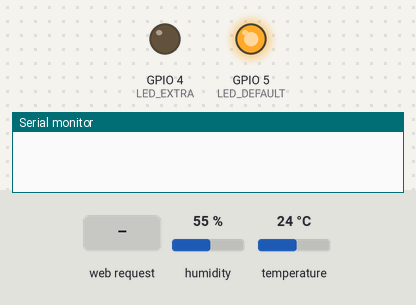
This sketch was run on a simulated ESP8266 (NodeMCU). Shown: output pins drawn as LEDs (lit = HIGH), the last lines printed to the serial monitor. The test bench sets the inputs (shaded band); at power-on: humidity 55 %, temperature 24 °C. WiFi joins after 1.5 s; servers stay silent unless stated.

Above: at 0.1 s.
At 3.0 s:
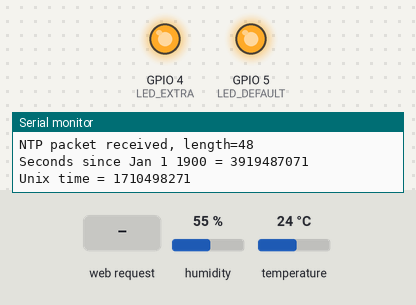
3.1 s: HTTP request GET / received
At 20.7 s:
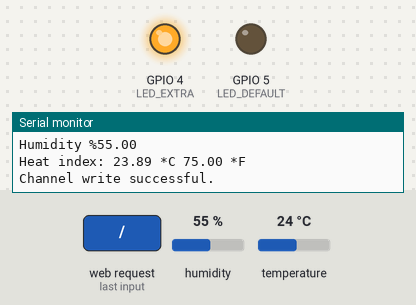
Timing chart, 0 to 21.8 s (numbered marks = the images above; inputs shaded):
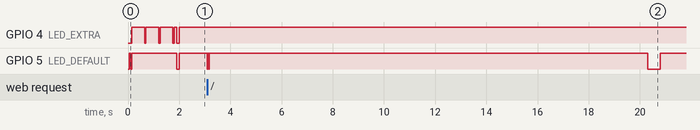

The sketch:

Roost_tempweb.ino
```cpp
// =============================================================================
// File: Roost_lab9.ino LEDs, serial, Wifi, web, OLED, NTP, temp, motion, distance, data
// Desc: Roost! An open source implementaion of a temperature and motion
//       monitoring station based on an ESP8266 with temperature, humidity,
//       motion and distance sensors.
//
//       This code is in the public domain
// =============================================================================

// -----------------------------------------------------------------------------
// LED control:  code for dealing with the LEDs for the "Roost!" project
//

// default led on pin 5 (also onboard led)
#define LED_DEFAULT 5
// extra led on pin 4
#define LED_EXTRA 4
// both pins
#define LED_BOTH -1

void led_setup() {
  pinMode(LED_DEFAULT, OUTPUT);
  pinMode(LED_EXTRA, OUTPUT);

  digitalWrite(LED_DEFAULT, LOW);
  digitalWrite(LED_EXTRA, LOW);

  led_blink(LED_DEFAULT, 50);
  led_blink(LED_EXTRA, 50);
  led_blink(LED_BOTH, 50);
}

// -------------------------------------
// blink the led on pin l for d milliseconds
// -------------------------------------
void led_blink(int l, int d){
  // If led not specified then use default
  if (l != LED_EXTRA && l != LED_BOTH) { l = LED_DEFAULT; }

  // minimum blink is 10 millis
  if (d<10) { d=10; }

  // maximum blink is 5 seconds
  if (d>5000) { d=5000; }

  // blink on
  if (l == LED_BOTH) {
    digitalWrite(LED_DEFAULT, LOW);
    digitalWrite(LED_EXTRA, LOW);
  } else {
    digitalWrite(l, LOW);
  }

  // pause ...
  delay(d);

  // blink off
  if (l == LED_BOTH) {
    digitalWrite(LED_DEFAULT, HIGH);
    digitalWrite(LED_EXTRA, HIGH);
  } else {
    digitalWrite(l, HIGH);
  }
}

// -----------------------------------------------------------------------------
// Wifi Control: code for dealing with WiFi for the "Roost!" project
//               requires ESP8266 WiFi libraries
//               https://github.com/esp8266/Arduino
//
#include <ESP8266WiFi.h>
#include "secrets.h"

// Notre Dame public WiFi
// -------------------------------------
const char* ssid = WIFI_SSID;
const char* password = WIFI_PASS;

char wifi_ipaddr[21] = {};

// convert int to dotted quad. thanks stackoverflow.com
void wifi_format_ip(){
  uint32_t ip=WiFi.localIP();
  unsigned char bytes[4];

  bytes[0] = ip & 0xFF;
  bytes[1] = (ip >> 8) & 0xFF;
  bytes[2] = (ip >> 16) & 0xFF;
  bytes[3] = (ip >> 24) & 0xFF;
  sprintf(wifi_ipaddr, "IP %d.%d.%d.%d", bytes[0], bytes[1], bytes[2], bytes[3]);
}

void wifi_setup(){
  unsigned long wifi_timeout = 0;
  //Fire up the wifi
  WiFi.begin(ssid, password);
  Serial.println("");
  Serial.println("WiFi.begin");

  // Wait for connection
  while (WiFi.status() != WL_CONNECTED) {
    if(millis() - wifi_timeout > 10000) {
      Serial.println("");
      Serial.print("trying again on SSID: ");
      Serial.println(ssid);

      wifi_timeout = millis();
      WiFi.begin(ssid, password);
    }
    delay(500);
    Serial.print("o");
    led_blink(LED_EXTRA, 50);
  }

  Serial.println("");
  Serial.print("Connected to ");
  Serial.println(ssid);

  wifi_format_ip();
  Serial.print(" network on IP address: ");
  Serial.println(wifi_ipaddr);
}

// -----------------------------------------------------------------------------
// DHT22 Control: Digital humididy and temperature sensor
//       code for dealing with the DHT22 sensor for the "Roost!" project
//       requires DHT_sensor_library from Adafruit
//       assumes Serial is enabled
//       https://github.com/adafruit/Adafruit_Sensor
//       https://github.com/adafruit/DHT-sensor-library
//
#include <DHT.h>

// put the DHT22 on pin 12
#define DHTPIN 12
#define DHTTYPE DHT22

// Digital Humidity Temperature Sensor
DHT dht(DHTPIN, DHTTYPE);

// Temperature, humidity and heat index variables
float h=0,t=0,f=0,hic=0,hif=0;

void dht_clear(){ h=t=f=hic=hif=0; }

void dht_setup(){ dht_clear(); }

// -------------------------------------
// take a reading from the DHT22
// -------------------------------------
void dht_read() {
  // shamelessly adapted from DHTtester.ino in Adafruit library examples
  dht_clear();

  // Reading temperature or humidity takes about 250 milliseconds!
  // Sensor readings may also be up to 2 seconds 'old' (its a very slow sensor)
  h = dht.readHumidity();

  // Read temperature as Celsius (the default)
  t = dht.readTemperature();

  // Read temperature as Fahrenheit (isFahrenheit = true)
  f = dht.readTemperature(true);

  // Check if any reads failed and exit early (to try again).
  if (isnan(h) || isnan(t) || isnan(f)) {
    // Failed to read from DHT sensor
    led_blink(LED_DEFAULT, 50);
    h=t=f=hic=hif=0;

  } else {
    // Compute heat index in Fahrenheit (the default)
    hif = dht.computeHeatIndex(f, h);

    // Compute heat index in Celsius (isFahreheit = false)
    hic = dht.computeHeatIndex(t, h, false);
  }
}

// -----------------------------------------------------------------------------
// Network time protocol: code for dealing with NTP for the "Roost!" project
//                        shamelessly adapted from NTPClient example in ESP8266 library
//                        requires ESP8266 WiFi libraries
//                        https://github.com/esp8266/Arduino
//
#include <WiFiUdp.h>

unsigned int  ntp_local_port = 2390;              // local port to listen for UDP packets
IPAddress     ntp_server_ip;                      // time.nist.gov NTP server address
const char*   ntp_server_name = "time.nist.gov";  //
const int     NTP_PACKET_SIZE = 48;               // NTP time stamp is in the first 48 bytes of the message
byte          ntp_packet_buffer[NTP_PACKET_SIZE]; // buffer to hold incoming and outgoing packets
long          ntp_epoch_in_seconds = 0;           // unix time
long          ntp_received_epoch = 0;             // unix time upon last receive from NTP server
long          ntp_received_millis = 0;            // millis() upon last receive from NTP server
bool          ntp_packet_received = false;        // ntp request state
char*         ntp_hms = "00:00:00";               // HH:MM:SS

// A UDP instance to let us send and receive packets over UDP
WiFiUDP udp;

// convert epoch in seconds to HH:MM:SS
char* ntp_epoch2hms(unsigned long epoch)
{
  char* hms = "00:00:00";

  // print the hour, minute and second:
  unsigned long hh=((epoch % 86400L) / 3600);
  unsigned long mm=((epoch % 3600) / 60);
  unsigned long ss=(epoch % 60);

  sprintf(hms, "%02d:%02d:%02d", hh, mm, ss);
  return(hms);
}

void ntp_setup()
{
  Serial.println("Starting UDP");
  udp.begin(ntp_local_port);
  Serial.print("Local port: ");
  Serial.println(udp.localPort());
}

void ntp_send_request()
{
  // get a random server from the pool
  WiFi.hostByName(ntp_server_name, ntp_server_ip);

  // send an NTP packet to a time server
  ntp_send_packet();
}

void ntp_read_response()
{
  int cb = udp.parsePacket();
  if (!cb) {
    ntp_packet_received = false;
    Serial.println("NTP no packet yet");
    delay(45); // wait at least 40ms to prevent too much serial noise
  } else {
    ntp_packet_received = true;
    Serial.print("NTP packet received, length=");
    Serial.println(cb);

    // We've received a packet, read the data from it
    udp.read(ntp_packet_buffer, NTP_PACKET_SIZE); // read the packet into the buffer

    // the timestamp starts at byte 40 of the received packet and is four bytes,
    // or two words, long. First, esxtract the two words:
    unsigned long highWord = word(ntp_packet_buffer[40], ntp_packet_buffer[41]);
    unsigned long lowWord = word(ntp_packet_buffer[42], ntp_packet_buffer[43]);

    // combine the four bytes (two words) into a long integer
    // this is NTP time (seconds since Jan 1 1900):
    unsigned long secsSince1900 = highWord << 16 | lowWord;
    Serial.print("Seconds since Jan 1 1900 = " );
    Serial.println(secsSince1900);

    // now convert NTP time into everyday time:
    Serial.print("Unix time = ");
    // Unix time starts on Jan 1 1970. In seconds, that's 2208988800:
    const unsigned long seventyYears = 2208988800UL;
    // subtract seventy years:
    ntp_epoch_in_seconds = secsSince1900 - seventyYears;

    // hold on to epoch and processor time at NTP receive
    ntp_received_epoch = ntp_epoch_in_seconds;
    ntp_received_millis = millis();

    // print Unix time:
    Serial.println(ntp_epoch_in_seconds);
    led_blink(LED_BOTH, 100);
    ntp_hms = ntp_epoch2hms(ntp_epoch_in_seconds);
  }
}

// send an NTP request to the time server at the given address
unsigned long ntp_send_packet()
{
  Serial.println("NTP packet sent...");
  // set all bytes in the buffer to 0
  memset(ntp_packet_buffer, 0, NTP_PACKET_SIZE);

  // Initialize values needed to form NTP request
  ntp_packet_buffer[0] = 0b11100011;   // LI, Version, Mode
  ntp_packet_buffer[1] = 0;            // Stratum, or type of clock
  ntp_packet_buffer[2] = 6;            // Polling Interval
  ntp_packet_buffer[3] = 0xEC;         // Peer Clock Precision
  // 8 bytes of zero for Root Delay & Root Dispersion
  ntp_packet_buffer[12]  = 49;
  ntp_packet_buffer[13]  = 0x4E;
  ntp_packet_buffer[14]  = 49;
  ntp_packet_buffer[15]  = 52;

  // all NTP fields have been given values, now
  // you can send a packet requesting a timestamp
  // NTP requests are to port 123
  udp.beginPacket(ntp_server_ip, 123);
  udp.write(ntp_packet_buffer, NTP_PACKET_SIZE);
  udp.endPacket();
  ntp_packet_received = false;
}

// -----------------------------------------------------------------------------
// Serial output: code for dealing with serial output for the "Roost!" project
//

// ESP native speed
#define SERIAL_BAUD 115200

void serial_setup(){
  Serial.begin(SERIAL_BAUD);
  Serial.println("Roost initializing!");
}

void serial_roost() {
  Serial.println("------------------------------");

  Serial.print("WiFi address: ");
  Serial.println(wifi_ipaddr);

  Serial.print("current epoch: ");
  Serial.println(ntp_epoch_in_seconds);

  Serial.print("GMT: ");
  Serial.println(ntp_hms);

  Serial.print("Temperature: ");
  Serial.print(t);
  Serial.print(" *C ");
  Serial.print(f);
  Serial.println(" *F");

  Serial.print("Humidity %");
  Serial.println(h);

  Serial.print("Heat index: ");
  Serial.print(hic);
  Serial.print(" *C ");
  Serial.print(hif);
  Serial.println(" *F\t");

}

// -----------------------------------------------------------------------------
// Web output:  code for dealing with internet for the "Roost!" project
//              requires ESP8266 WiFi libraries
//              https://github.com/esp8266/Arduino
//
#include <WiFiClient.h>
#include <ESP8266WebServer.h>

// Web server
ESP8266WebServer web_server(80);

// web blink pattern
void web_blink(){
  led_blink(LED_DEFAULT, 10);
  delay(50);
  led_blink(LED_DEFAULT, 10);
}

// root web page
void web_handle_root() {
  web_server.send(200, "text/plain", "Try /roost");
  web_blink();
}

// 404
void web_handle_404(){
  String message = "404 File Not Found\n\n";
  message += "URI: ";
  message += wifi_ipaddr;
  message += web_server.uri();
  message += "\nMethod: ";
  message += (web_server.method() == HTTP_GET)?"GET":"POST";
  message += "\nArguments: ";
  message += web_server.args();
  message += "\n";
  for (uint8_t i=0; i< web_server.args(); i++){
    message += " " + web_server.argName(i) + ": " + web_server.arg(i) + "\n";
  }
  web_server.send(404, "text/plain", message);
  web_blink();
}

// display roost data on the web
void web_handle_roost(){
  char x[64] = {};
  String message = "Roost!\n";

  sprintf(x, "\nCurrent epoch: %d", ntp_epoch_in_seconds);
  message += x;

  // GMT
  message += "\nGMT: ";
  message += ntp_hms;

  // whoa! Arduino did not implement %f in sprintf
  // this is one of two workarounds (better because
  // it handles negative numbers)
  strcpy(x, "\nTemp C: ");
  dtostrf(t, 2, 2, &x[strlen(x)]);
  message += x;

  strcpy(x, "\nTemp F: ");
  dtostrf(f, 2, 2, &x[strlen(x)]);
  message += x;

  strcpy(x, "\nHumidity %");
  dtostrf(h, 2, 2, &x[strlen(x)]);
  message += x;

  strcpy(x, "\nHeat Index C: ");
  dtostrf(hic, 2, 2, &x[strlen(x)]);
  message += x;

  strcpy(x, "\nHeat Index F: ");
  dtostrf(hif, 2, 2, &x[strlen(x)]);
  message += x;

  web_server.send(200, "text/plain", message);
  web_blink();

}

void web_setup(){
  // base page
  web_server.on("/", web_handle_root);

  // roost page
  web_server.on("/roost", web_handle_roost);

  // no page at all
  web_server.onNotFound(web_handle_404);

  // Start the web
  web_server.begin();
  Serial.println("HTTP server started");
}

// -----------------------------------------------------------------------------
// IoT output:  code for dealing with ThingSpeak for the "Roost!" project
//              requires thingspeak-arduino libraries
//
#include "ThingSpeak.h"
#include "secrets.h"

unsigned long myChannelNumber = SECRET_CH_ID;
const char * myWriteAPIKey = SECRET_WRITE_APIKEY;
unsigned int celsiusTempField = TEMP_C_FIELD_NUM;
unsigned int fahrenheitField = TEMP_F_FIELD_NUM;
unsigned int humidityField = HUMIDITY_FIELD_NUM;

WiFiClient  client;

void iot_setup(){
    // client from WiFi client
    Serial.println("using IoT thingspeak client");
    ThingSpeak.begin(client);
}

void iot_send_data(){
    ThingSpeak.setField(celsiusTempField, t);
    ThingSpeak.setField(fahrenheitField, f);
    ThingSpeak.setField(humidityField, h);
    int httpCode = ThingSpeak.writeFields(myChannelNumber, myWriteAPIKey);

    if (httpCode == 200) {
      Serial.println("Channel write successful.");
    }
    else {
      Serial.println("Problem writing to channel. HTTP error code " + String(httpCode));
    }

    led_blink(LED_DEFAULT, 500);

    // phant.add("epoch",ntp_epoch_in_seconds);
/*
    Serial.println("----HTTP POST----");
    Serial.println(phant.queryString());
    client.print(phant.post()); */
/*  unsigned long timeout = millis();
    while (client.available() == 0) {
      if (millis() - timeout > 5000) {
        Serial.println("client timeout :(");
        client.stop();
        return;
      }
    }

    while(client.available()){
      String line = client.readStringUntil('\r');
      Serial.print(line);
    }

    Serial.println();
    Serial.println("closing connection"); */
}

// =============================================================================
//
// =============================================================================
void setup() {

  // leds off, please
  led_setup();

  // serial for debugging
  serial_setup();

  // WiFi
  wifi_setup();

  // digital humididy temperature
  dht_setup();

  // NTP
  ntp_setup();

  // WWW
  web_setup();

  // IoT
  iot_setup();
}

// =============================================================================
void loop() {
  static unsigned long display_last = 0;
  static unsigned long iot_last = 0;
  static unsigned long ntp_last = 0;

  // get humidity and temp
  dht_clear();
  dht_read();

  // check for ntp response if not received
  if (! ntp_packet_received){ ntp_read_response(); };

  // keep time updated, last epoch received plus usec since last epoch received / 1000
  ntp_epoch_in_seconds = ntp_received_epoch + floor((millis() - ntp_received_millis) / 1000);
  ntp_hms = ntp_epoch2hms(ntp_epoch_in_seconds);

  // request NTP time every 60 seconds
  // update time every 60 seconds or 5 seconds when the last request is incomplete
  if ((millis() - ntp_last) > 60000 || (
      (! ntp_packet_received) && ((millis() - ntp_last) > 5000) ) || (
      (ntp_last == 0 && millis() > 90) )
    ){
    ntp_last = millis();
    ntp_send_request();
  }

  // in general send data to cloud every 120 seconds, but
  // also send initial datapoint after delay of 20 seconds.
  // max rate at ThingSpeak is ~8000 per day, or every 10 sec
  if (iot_last == 0 && millis() > 20000 ||
      (millis() - iot_last) > 120000){
    iot_last = millis();
    iot_send_data();
  }

  // update serial every 5 seconds
  if (millis() - display_last > 5000) {
    display_last = millis();
    serial_roost();
  }

  // let the web server do its thing every iteration
  web_server.handleClient();
}

// =============================================================================
```

secrets.h
```cpp
#ifndef SECRETS_H
#define SECRETS_H

#define SECRET_CH_ID -65534
#define SECRET_WRITE_APIKEY "XXXXXXXXXXXXXXXX"
#define WIFI_SSID "ND-guest"
#define WIFI_PASS ""

#define TEMP_C_FIELD_NUM 1
#define TEMP_F_FIELD_NUM 3
#define HUMIDITY_FIELD_NUM 5

#endif
```
